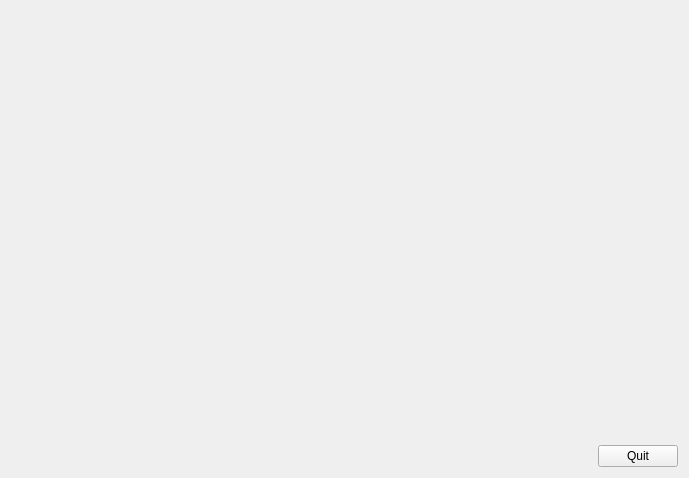
<?xml version="1.0" encoding="UTF-8"?>
<ui version="4.0">
 <class>MainWindow</class>
 <widget class="QMainWindow" name="MainWindow">
  <property name="windowModality">
   <enum>Qt::ApplicationModal</enum>
  </property>
  <property name="geometry">
   <rect>
    <x>0</x>
    <y>0</y>
    <width>689</width>
    <height>478</height>
   </rect>
  </property>
  <property name="windowTitle">
   <string>OpenGL</string>
  </property>
  <widget class="QWidget" name="centralWidget">
   <layout class="QHBoxLayout" name="horizontalLayout">
    <item>
     <widget class="GLWidget" name="widget" native="true">
      <property name="sizePolicy">
       <sizepolicy hsizetype="Expanding" vsizetype="Preferred">
        <horstretch>0</horstretch>
        <verstretch>0</verstretch>
       </sizepolicy>
      </property>
     </widget>
    </item>
    <item>
     <layout class="QVBoxLayout" name="verticalLayout">
      <item>
       <spacer name="verticalSpacer">
        <property name="orientation">
         <enum>Qt::Vertical</enum>
        </property>
        <property name="sizeHint" stdset="0">
         <size>
          <width>20</width>
          <height>218</height>
         </size>
        </property>
       </spacer>
      </item>
      <item>
       <widget class="QPushButton" name="pushButton">
        <property name="text">
         <string>Quit</string>
        </property>
       </widget>
      </item>
     </layout>
    </item>
   </layout>
  </widget>
 </widget>
 <layoutdefault spacing="6" margin="11"/>
 <customwidgets>
  <customwidget>
   <class>GLWidget</class>
   <extends>QWidget</extends>
   <header>glwidget.h</header>
   <container>1</container>
  </customwidget>
 </customwidgets>
 <resources/>
 <connections>
  <connection>
   <sender>pushButton</sender>
   <signal>clicked()</signal>
   <receiver>MainWindow</receiver>
   <slot>close()</slot>
   <hints>
    <hint type="sourcelabel">
     <x>356</x>
     <y>275</y>
    </hint>
    <hint type="destinationlabel">
     <x>383</x>
     <y>167</y>
    </hint>
   </hints>
  </connection>
 </connections>
</ui>
